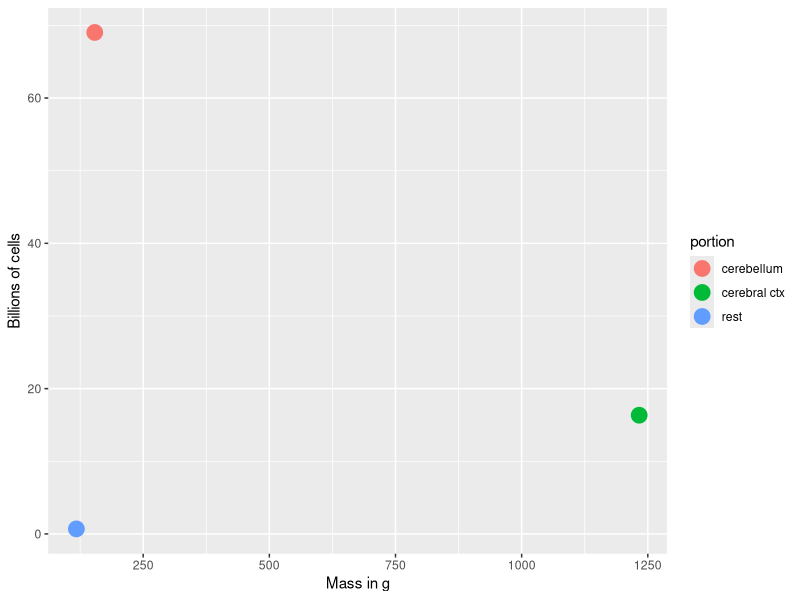
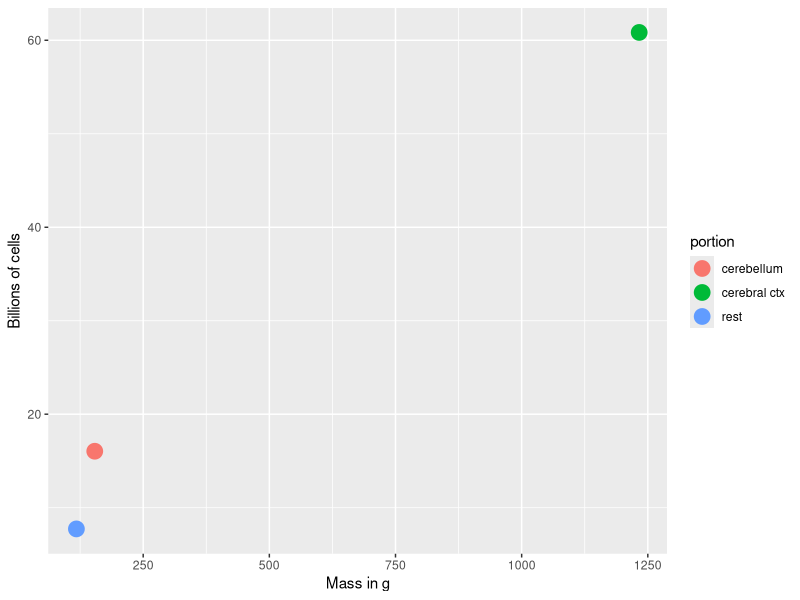

Here is the R script that generated these plots, in order:
## ---- chunk 1
knitr::opts_chunk$set(echo = FALSE, 
                      cache=FALSE, 
                      fig.align = "center")
library(tidyverse) # for pipe %>% operator
## ---- chunk 2
# data from Azevedo
mass_g <- c(1232.93, 154.02, 117.66)
portion <- c("cerebral ctx", "cerebellum", "rest")
b_neurons <- c(16.34, 69.03, 0.69)
b_nonneurons <- c(60.84, 16.04, 7.73)
brain <- data.frame(portion, mass_g, b_neurons, b_nonneurons)

brain %>% ggplot() +
  aes(x=mass_g, b_neurons, color=portion) +
  geom_point(size = 5) +
  xlab("Mass in g") +
  ylab("Billions of cells")
## ---- chunk 3
brain %>% ggplot() +
  aes(x=mass_g, b_nonneurons, color=portion) +
  geom_point(size = 5) +
  xlab("Mass in g") +
  ylab("Billions of cells")
